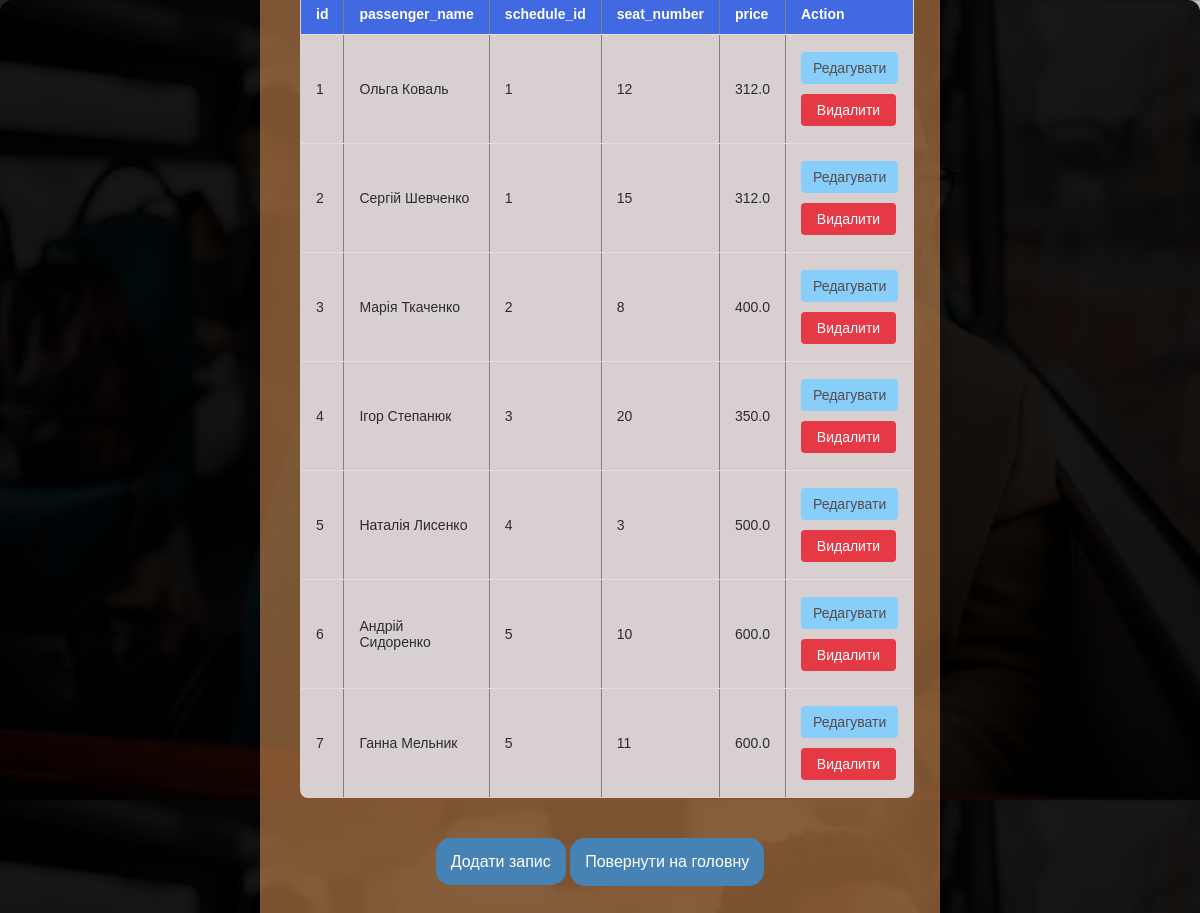
Page /table/Ticket on the committed database.
### db_manager.py (models this page shows)
class Ticket(db.Model):
    id = db.Column(db.Integer, primary_key=True)
    passenger_name = db.Column(db.String(100), nullable=False)
    schedule_id = db.Column(db.Integer, db.ForeignKey('schedule.id'), nullable=False)
    seat_number = db.Column(db.String(10), nullable=False)
    price = db.Column(db.Float, nullable=False)
    schedule = db.relationship('Schedule', backref='tickets')

### db_manager.py (the view)
@app.route('/table/<string:table_name>')
def show_table(table_name):
    if table_name == 'Bus':
        records = Bus.query.all()
    elif table_name == 'Driver':
        records = Driver.query.all()
    elif table_name == 'Route':
        records = Route.query.all()
    elif table_name == 'Schedule':
        records = Schedule.query.all()
    elif table_name == 'Ticket':
        records = Ticket.query.all()
    else:
        return "Table not found", 404
    return render_template('table.html', table_name=table_name, records=records)

### templates/table.html (shortened to what this page needs)
<!DOCTYPE html>
<html>
<head>
    <link rel="stylesheet" href="{{ url_for('static', filename='style.css') }}">
</head>
<body>
<div class="container">
    {% if records %}
    <table border="1">
        <thead>
        <tr>
            {% for column in records[0].__table__.columns.keys() %}
            <th>{{ column }}</th>
            {% endfor %}
            <th>Action</th>
        </tr>
        </thead>
       {% for record in records %}
        <tr>
            {% for column in record.__table__.columns.keys() %}
            <td>{{ record[column] if column in record.__table__.columns.keys() else 'N/A' }}</td>
            {% endfor %}
            <td>
                <a href="{{ url_for('edit_record', table_name=table_name, record_id=record.id) }}" class="btn-edit">Редагувати</a>
                <form action="{{ url_for('delete_record', table_name=table_name, record_id=record.id) }}" method="post" style="display:inline;">
                    <button type="submit" class="btn-danger">Видалити</button>
                </form>
            </td>
        </tr>
        {% endfor %}
    </table>
    {% else %}
    <p>Записів немає.</p>
    {% endif %}
    <a href="{{ url_for('add_record', table_name=table_name) }}" class="btn-primary">Додати запис</a>
    <a href="{{ url_for('index') }}">
        <button class="btn-primary">Повернути на головну</button>
    </a>
</div>
</body>
</html>

### static/style.css (style rules this page uses)
body { font-family: Arial, sans-serif; display: flex; justify-content: center; align-items: center; height: 100vh; margin: 0; background-image: url("/static/background.jpg"); background-size: cover; background-position: center; }
.container { background-color:rgba(244, 164, 96, 0.500); padding: 40px; border-radius: 12px; box-shadow: 0px 4px 12px rgba(0, 0, 0, 0.1); width: 100%; max-width: 600px; text-align: center; }
.container::before { content: ""; position: absolute; top: 0; left: 0; right: 0; bottom: 0; background: rgba(0, 0, 0, 0.9); border-radius: 12px; z-index: -1; }
table { width: 100%; border-collapse: collapse; margin: 20px 0; background-color: #d8d0d0; border-radius: 8px; overflow: hidden; }
thead { background-color: #4169E1; color: #ffffff; }
th, td { width: 25%; padding: 12px 15px; text-align: left; border-bottom: 1px solid #e0e0e0; font-size: 14px; }
td { color: #2c2c2c; }
.btn-edit, .btn-danger { display: inline-block; text-decoration: none; padding: 8px 12px; margin: 5px 0; font-size: 14px; border-radius: 4px; transition: background-color 0.3s ease; }
.btn-edit { color: #584a4a; background-color: #87CEFA; cursor: pointer; }
.btn-danger { color: #fff; background-color: #e63946; border: none; cursor: pointer; width:95px; }
th { font-weight: bold; }
.btn-primary { padding: 15px; margin-top: 20px; border-radius: 15px; font-size: 1rem; text-align: center; text-decoration: none; color: #ffffff; transition: background-color 0.3s ease; background-color: #4682B4; cursor: pointer; border:none; }

### rows in the picture
Ticket: id "1" "Ольга Коваль" "1" "12" "312.0"
Ticket: id "2" "Сергій Шевченко" "1" "15" "312.0"
Ticket: id "3" "Марія Ткаченко" "2" "8" "400.0"
Ticket: id "4" "Ігор Степанюк" "3" "20" "350.0"
Ticket: id "5" "Наталія Лисенко" "4" "3" "500.0"
Ticket: id "6" "Андрій Сидоренко" "5" "10" "600.0"
Ticket: id "7" "Ганна Мельник" "5" "11" "600.0"

### other values in the picture
{{ column }} "id" "passenger_name" "schedule_id" "seat_number" "price"
